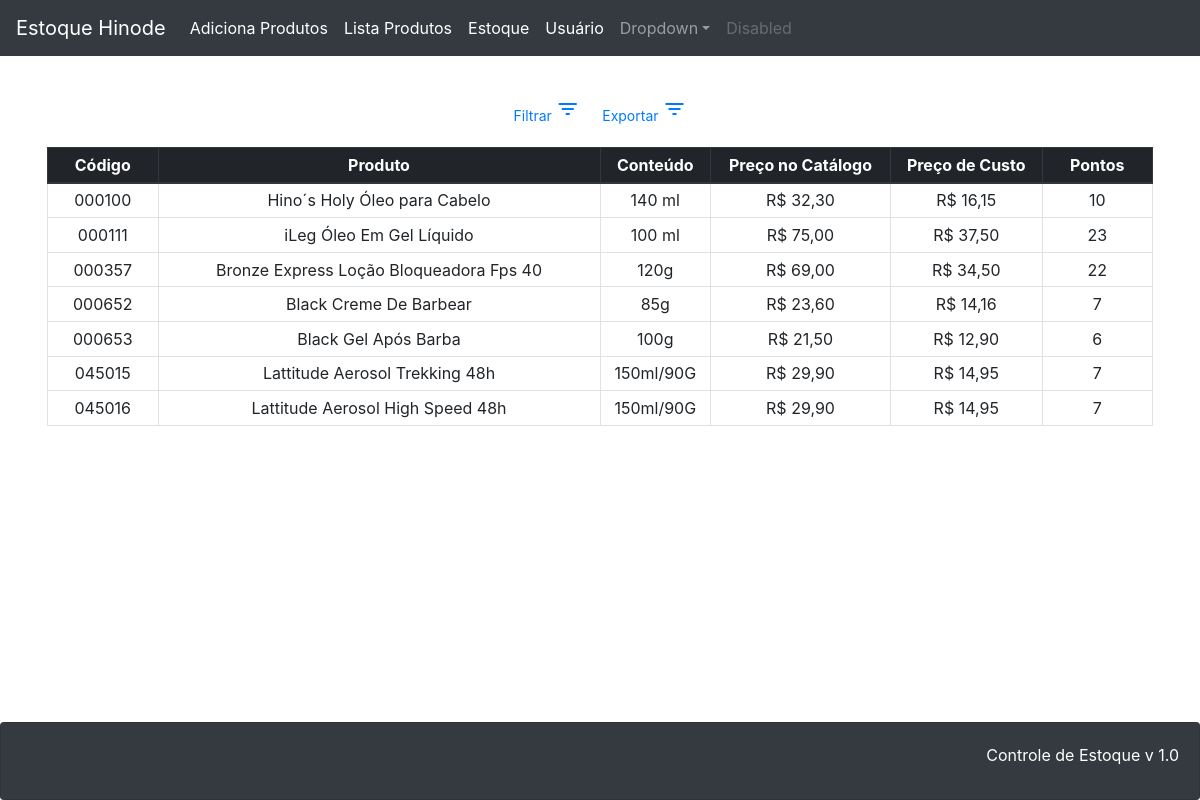
The app's page /produto-lista.php with its own data.
### tables this page shows
CREATE TABLE Produto (
    Codigo int(6) zerofill PRIMARY KEY,
    Descricao   varchar(100) not null,
    Conteudo    varchar(20),
    Preco_cat   decimal(13,2),
    Preco_desc  decimal(13,2),
    Pontos      int
);

### banco-produto.php (called while the page is built, shortened)
<?php
function listaProdutos($conexao) {
        $produtos = [];
        $resultado = mysqli_query($conexao, "SELECT Codigo, Descricao, Conteudo, concat('R$ ',format(Preco_cat,2,'de_DE')) as Preco_cat, concat('R$ ',format(Preco_desc,2,'de_DE')) as Preco_desc, Pontos FROM Produto");
        while($produto = mysqli_fetch_assoc($resultado)) {
        array_push($produtos, $produto);
                }
        return $produtos;
}
?>

### produto-lista.php (the view, shortened to what this page needs)
<!DOCTYPE html>
<?php include("cabecalho.php");
 include("database.php");
 include("banco-produto.php");  ?>
 <p>
  <a class="btn btn-outline-secundary btn-sm" data-toggle="collapse" href="#collapseExample" role="button" aria-expanded="false" aria-controls="collapseExample">
    Filtrar <i class="material-icons md-18">filter_list</i>
  </a>
  <a class="btn btn-outline-secundary btn-sm" href="#" role="button" aria-expanded="false" aria-controls="collapseExample">
    Exportar <i class="material-icons md-18">filter_list</i>
  </a>
 </p>
<table class="table table-bordered table-sm" id="tabela">
  <thead class="thead-dark">
    <tr>
      <th width="10%" scope="col">Código</th>
      <th width="40%" scope="col">Produto</th>
      <th width="10%" scope="col">Conteúdo</th>
      <th             scope="col">Preço no Catálogo</th>
      <th             scope="col">Preço de Custo</th>
      <th width="10%" scope="col">Pontos</th>
    </tr>
  </thead>
<?php
        $produtos = listaProdutos($conexao);
        foreach($produtos as $produto) :
?>
 <tr>
        <td><?= $produto['Codigo'] ?></td>
        <td><?= $produto['Descricao'] ?></td>
        <td><?= $produto['Conteudo'] ?></td>
        <td><?= $produto['Preco_cat'] ?></td>
        <td><?= $produto['Preco_desc'] ?></td>
        <td><?= $produto['Pontos'] ?></td>
</tr>
<?php
        endforeach
?>
</table>
 <?php include("rodape.php"); ?>

### cabecalho.php (shortened to what this page needs)
<!DOCTYPE html>
<html>
<head>
    <link rel="stylesheet" href="https://stackpath.bootstrapcdn.com/bootstrap/4.1.3/css/bootstrap.min.css">
    <link rel="stylesheet" type="text/css" media="screen" href="css/main.css" />
</head>
<body>
<nav class="navbar navbar-expand-lg navbar-dark bg-dark fixed-top">
  <a class="navbar-brand" href="index.php">Estoque Hinode</a>
  <div class="collapse navbar-collapse" id="navbarTogglerDemo02">
    <ul class="navbar-nav mr-auto mt-2 mt-lg-0">
      <li class="nav-item">
        <a class="nav-link active" href="produto-formulario.php">Adiciona Produtos <span class="sr-only">(current)</span></a>
      </li>
      <li class="nav-item">
        <a class="nav-link active" href="produto-lista.php">Lista Produtos</a>
      </li>
      <li class="nav-item">
        <a class="nav-link active" href="estoque.php">Estoque</a>
      </li>
      <li class="nav-item">
        <a class="nav-link active" href="usuario.php">Usuário</a>
      </li>
      <li class="nav-item dropdown">
              <a class="nav-link dropdown-toggle" href="#" id="dropdown10" data-toggle="dropdown" aria-haspopup="true" aria-expanded="false">Dropdown</a>
            </li>
      <li class="nav-item">
        <a class="nav-link disabled" href="#">Disabled</a>
      </li>
    </ul>
   </div>
</nav>
<div class="container">
    <div class="principal">

### rodape.php (shortened to what this page needs)
</div>
    </div>
<div class="card text-white bg-dark footer" >
  <div class="card-body">
    <p class="card-title footer-text1">Controle de Estoque v 1.0</h5>
  </div>
</div>
</body>
    <link rel="stylesheet" type="text/css" media="screen" href="css/main.css" />
</html>

### css/main.css (style rules this page uses)
body { padding-top: 50px; }
.principal { padding: 42px 2px; text-align: center; }
.footer { position: absolute; left: 0; bottom: 0; width: 100%; text-align: right; font-size: 12px; }
.footer-text1 { font-size: 16px }

### records on screen
produto: Codigo "000100", Descricao "Hino´s Holy Óleo para Cabelo", Conteudo "140 ml", Preco_cat "R$ 32,30", Preco_desc "R$ 16,15", Pontos "10"
produto: Codigo "000111", Descricao "iLeg Óleo Em Gel Líquido", Conteudo "100 ml", Preco_cat "R$ 75,00", Preco_desc "R$ 37,50", Pontos "23"
produto: Codigo "000357", Descricao "Bronze Express Loção Bloqueadora Fps 40", Conteudo "120g", Preco_cat "R$ 69,00", Preco_desc "R$ 34,50", Pontos "22"
produto: Codigo "000652", Descricao "Black Creme De Barbear", Conteudo "85g", Preco_cat "R$ 23,60", Preco_desc "R$ 14,16", Pontos "7"
produto: Codigo "000653", Descricao "Black Gel Após Barba", Conteudo "100g", Preco_cat "R$ 21,50", Preco_desc "R$ 12,90", Pontos "6"
produto: Codigo "045015", Descricao "Lattitude Aerosol Trekking 48h", Conteudo "150ml/90G", Preco_cat "R$ 29,90", Preco_desc "R$ 14,95", Pontos "7"
produto: Codigo "045016", Descricao "Lattitude Aerosol High Speed 48h", Conteudo "150ml/90G", Preco_cat "R$ 29,90", Preco_desc "R$ 14,95", Pontos "7"
